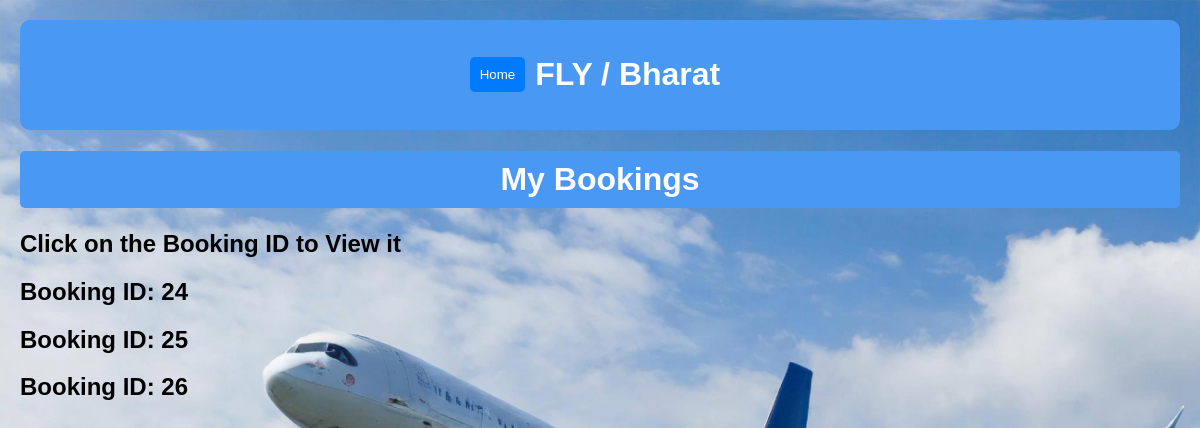
/my-bookings/ (signed in), run on an earlier commit of the app's database.
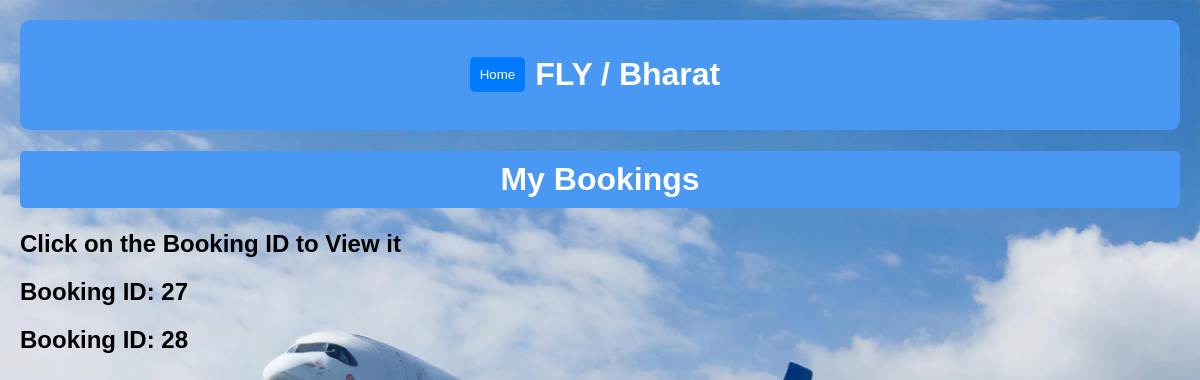
And on a later commit of the database.
### apps/models.py (models this page shows, shortened)
class Booking(models.Model):
    user=models.ForeignKey(User, on_delete=models.CASCADE,null=True)
    flight = models.ForeignKey(Flight, on_delete=models.CASCADE, null=True,default=1)
    departure_date = models.DateField(null=True)
    class_type = models.CharField(max_length=50,null=True)
    flight_fare = models.DecimalField(max_digits=10, decimal_places=2)

### apps/views.py (the view)
# urls.py: path('my-bookings/', views.my_bookings, name='my_bookings'),
@login_required
def my_bookings(request):
    if request.method == 'POST':
        booking_id = request.POST.get('booking_id')
        booking = Booking.objects.get(pk=booking_id)
        payment = Payment.objects.get(booking_id=booking_id)
        passengers_deleted = Passenger.objects.filter(booking=booking).count()
        flight = Flight.objects.get(id=booking.flight_id)
        flight.total_seat += passengers_deleted
        flight.save()
        booking.delete()
        payment.delete()
        return render(request,'home.html')
    else:
        user = request.user
        bookings = Booking.objects.filter(user=user)
        booking_details = []
        for booking in bookings:
            try:
                payment = Payment.objects.get(booking_id=booking.pk)
                passengers = Passenger.objects.filter(booking=booking)
                flight = Flight.objects.get(id=booking.flight_id)
                booking_details.append({
                    'booking': booking,
                    'reference_number': int(payment.reference),
                    'passengers': passengers,
                    'fare': payment,
                    'flight': flight,
                })
            except Payment.DoesNotExist:
                passengers_deleted = Passenger.objects.filter(booking=booking).count()
                flight = Flight.objects.get(id=booking.flight_id)
                flight.total_seat += passengers_deleted
                flight.save()
                booking.delete()
        context = {
            'booking_details': booking_details,
        }
        return render(request, 'mybookings.html', context)

### apps/templates/mybookings.html (shortened to what this page needs)
{% load static %}
<html lang="en">
  <head>
  </head>
  <body>
    <div class="top-bar">
      <button onclick="location.href='{% url 'home' %}'">Home</button>
      <h1>FLY / Bharat</h1>
    </div>
    <div class="body">
      <h1>My Bookings</h1>
      <div class="main" id="main">
        <h2>Click on the Booking ID to View it</h2>
        {% for booking_detail in booking_details %}
        <div class="booking">
          <h2
            class="booking-title"
            onclick="showTicket({{ booking_detail.booking.pk }}, '{{ booking_detail.reference_number }}')"
          >
            Booking ID: {{ booking_detail.booking.pk }}
          </h2>
        </div>
        {% endfor %}
      </div>
    </div>
  </body>
</html>

What changed in the data, as far as the page shows it:
removed Booking: booking.pk "24"
removed Booking: booking.pk "25"
removed Booking: booking.pk "26"
added Booking: booking.pk "27"
added Booking: booking.pk "28"
